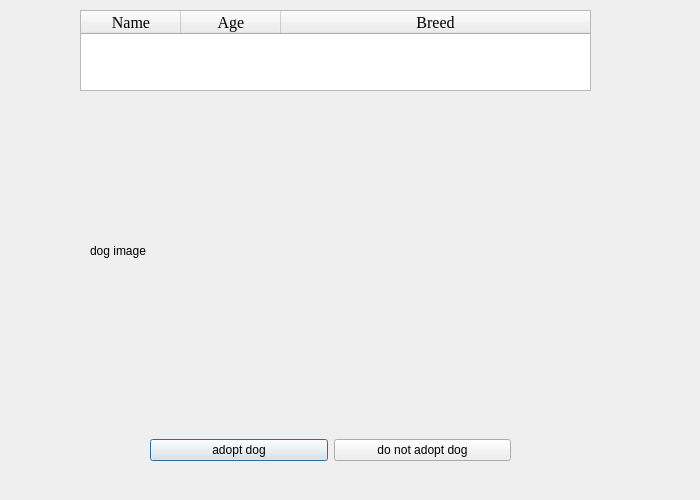
<?xml version="1.0" encoding="UTF-8"?>
<ui version="4.0">
 <class>adoptdog</class>
 <widget class="QDialog" name="adoptdog">
  <property name="geometry">
   <rect>
    <x>0</x>
    <y>0</y>
    <width>700</width>
    <height>500</height>
   </rect>
  </property>
  <property name="windowTitle">
   <string>Dialog</string>
  </property>
  <widget class="QTableWidget" name="tableWidget">
   <property name="geometry">
    <rect>
     <x>80</x>
     <y>10</y>
     <width>511</width>
     <height>81</height>
    </rect>
   </property>
   <attribute name="horizontalHeaderStretchLastSection">
    <bool>true</bool>
   </attribute>
   <column>
    <property name="text">
     <string>Name</string>
    </property>
    <property name="font">
     <font>
      <family>Times New Roman</family>
      <pointsize>12</pointsize>
     </font>
    </property>
    <property name="background">
     <color>
      <red>255</red>
      <green>194</green>
      <blue>203</blue>
     </color>
    </property>
    <property name="foreground">
     <brush brushstyle="NoBrush">
      <color alpha="255">
       <red>0</red>
       <green>0</green>
       <blue>0</blue>
      </color>
     </brush>
    </property>
   </column>
   <column>
    <property name="text">
     <string>Age</string>
    </property>
    <property name="font">
     <font>
      <family>Times New Roman</family>
      <pointsize>12</pointsize>
      <bold>false</bold>
     </font>
    </property>
    <property name="foreground">
     <brush brushstyle="NoBrush">
      <color alpha="255">
       <red>255</red>
       <green>194</green>
       <blue>203</blue>
      </color>
     </brush>
    </property>
   </column>
   <column>
    <property name="text">
     <string>Breed</string>
    </property>
    <property name="font">
     <font>
      <family>Times New Roman</family>
      <pointsize>12</pointsize>
     </font>
    </property>
    <property name="background">
     <color>
      <red>255</red>
      <green>194</green>
      <blue>203</blue>
     </color>
    </property>
   </column>
  </widget>
  <widget class="QWidget" name="horizontalLayoutWidget">
   <property name="geometry">
    <rect>
     <x>150</x>
     <y>410</y>
     <width>361</width>
     <height>80</height>
    </rect>
   </property>
   <layout class="QHBoxLayout" name="horizontalLayout">
    <item>
     <widget class="QPushButton" name="pushButtonAdopt">
      <property name="text">
       <string>adopt dog</string>
      </property>
     </widget>
    </item>
    <item>
     <widget class="QPushButton" name="pushButtonNotAdopt">
      <property name="text">
       <string>do not adopt dog</string>
      </property>
     </widget>
    </item>
   </layout>
  </widget>
  <widget class="QLabel" name="labelDogImage">
   <property name="geometry">
    <rect>
     <x>90</x>
     <y>110</y>
     <width>501</width>
     <height>281</height>
    </rect>
   </property>
   <property name="text">
    <string>dog image</string>
   </property>
   <property name="scaledContents">
    <bool>true</bool>
   </property>
  </widget>
 </widget>
 <resources/>
 <connections/>
</ui>
